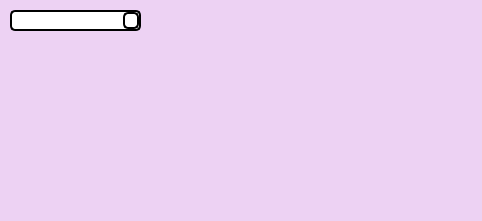
<?xml version="1.0" encoding="UTF-8"?>
<ui version="4.0">
 <class>Dialog</class>
 <widget class="QDialog" name="Dialog">
  <property name="geometry">
   <rect>
    <x>0</x>
    <y>0</y>
    <width>482</width>
    <height>221</height>
   </rect>
  </property>
  <property name="windowTitle">
   <string>Dialog</string>
  </property>
  <widget class="QLabel" name="label">
   <property name="geometry">
    <rect>
     <x>0</x>
     <y>0</y>
     <width>491</width>
     <height>231</height>
    </rect>
   </property>
   <property name="styleSheet">
    <string notr="true">background-color : #EDD2F3;</string>
   </property>
   <property name="text">
    <string/>
   </property>
   <property name="indent">
    <number>-1</number>
   </property>
  </widget>
  <widget class="QComboBox" name="comboBox">
   <property name="geometry">
    <rect>
     <x>10</x>
     <y>10</y>
     <width>131</width>
     <height>21</height>
    </rect>
   </property>
   <property name="font">
    <font>
     <family>Noto Sans CJK KR Black</family>
     <weight>75</weight>
     <bold>true</bold>
    </font>
   </property>
   <property name="styleSheet">
    <string notr="true">QComboBox{
	border-style: solid;
	background-color : #ffffff;
	border-radius : 5px;
	border-width : 2px;
	border-color : black;
}
QComboBox::drop-down{
	border-style: solid;
	background-color : #ffffff;
	border-radius : 5px;
	border-width : 2px;
	border-color : black;
}

QComboBox::down-arrow{
	image: url(:/assets/image/down_arrow.png);
}</string>
   </property>
  </widget>
 </widget>
 <resources/>
 <connections/>
</ui>
